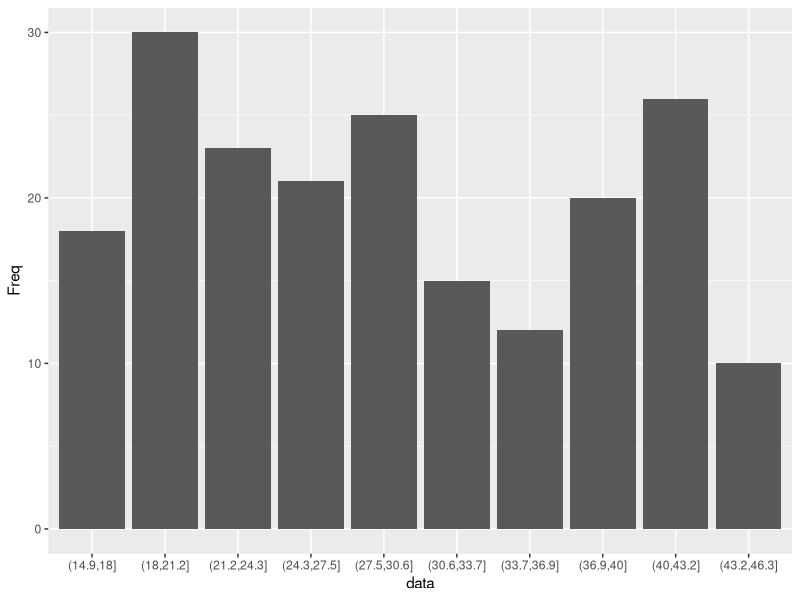

This figure's R source:
## ---- chunk 1
library(readr)
library(dplyr)
library(ggplot2)
## ---- chunk 2
data <- read_csv("median-age.csv", 
                       col_types = cols(Year = col_integer()))

head(data)
## ---- chunk 3
data <- data %>%
  filter(Year==2015)

head(data)
## ---- chunk 4
data <- na.omit(data)
## ---- chunk 5
unique(data$Code)
## ---- chunk 6
owid_list <- c("OWID_CIS", "OWID_MNS", "OWID_PYA", "OWID_WRL") 
data <- data[! data$Code %in% owid_list,]
unique(data$Code)
## ---- chunk 7
data <- cut(data$`UN Population Division (Median Age) (2017)`, 10)

head(data)
## ---- chunk 8
table(data) %>%
  as.data.frame() %>%
  ggplot(aes(x=data, y=Freq)) + 
  geom_col()
